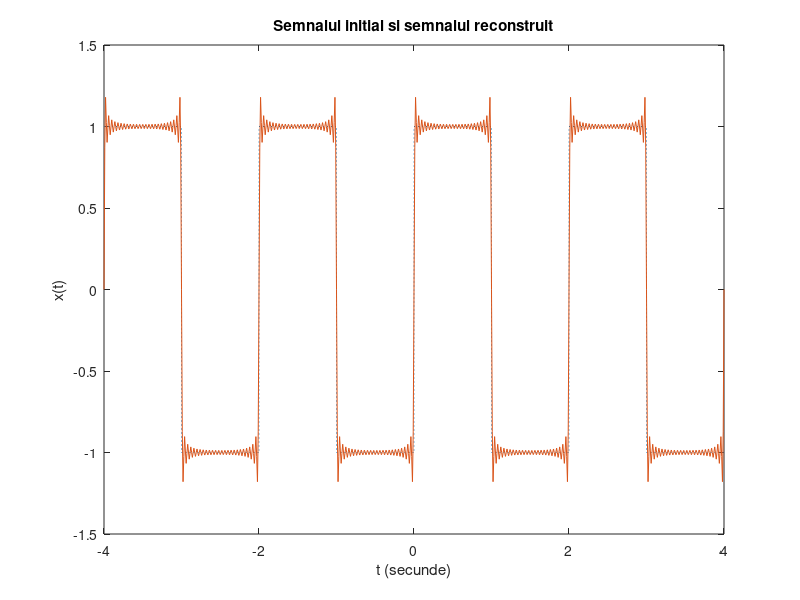
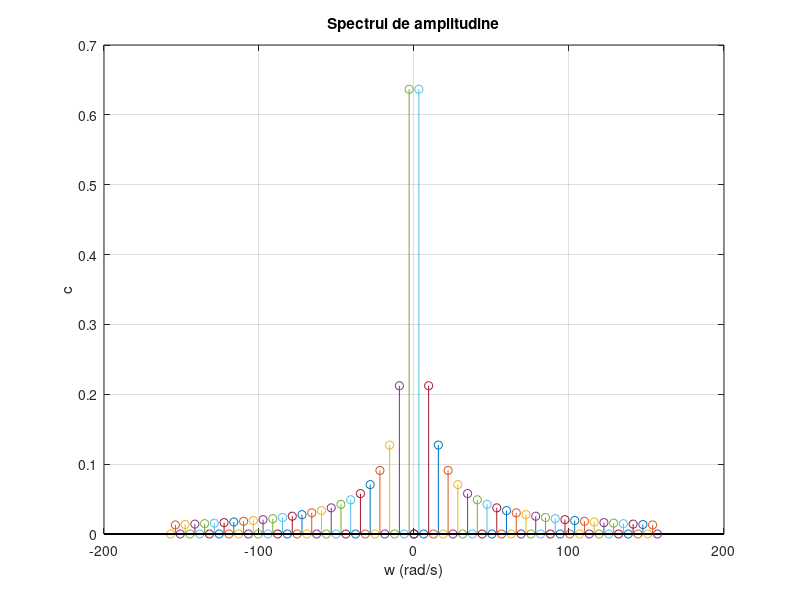

Write MATLAB code to recreate these figures, in order.

clear;                             
clf;                              

N = 50; 
P=40;                              
wo =pi; 
                          
c0 = 0;                           
t = -4:0.01:4;                     % rezolutie

figure(1)                          

% SF exponentiala

x = c0*ones(size(t));                     % initializ xce cu c0

for n = -N+1:2:N-1,                    
  cn = 2/(j*n*wo);                        % Coeficientii seriei fourieri
  x = x + real(cn*exp(j*n*wo*t)); %SFE
end


plot([ -4 -3 -3 -2 -2 -1 -1  0 0 1  1  2 2 3 3 4],...    % plot 
     [1 1 -1 -1 1 1 -1 -1 1 1 -1 -1 1 1 -1 -1], ':');
hold;
plot(t,x);			    % plot SFE
xlabel('t (secunde)'); ylabel('x(t)');
title('Semnalul initial si semnalul reconstruit');
hold;

% Spectrul de amplitudine a SFE

figure(2)                          % figura 2


stem(0,c0);                       
                                   %folosim stem pentru discret

hold;
for n = -N+1:2:N-1,                    
  cn = 2/(j*n*wo);                 % Coeficientii
  stem(n*wo,abs(cn))               
end
for n = -N:2:N,                
  cn = 0;                         
  stem(n*wo,abs(cn));              
end

xlabel('w (rad/s)')
ylabel('c')
title('Spectrul de amplitudine'); 
grid;
hold;
